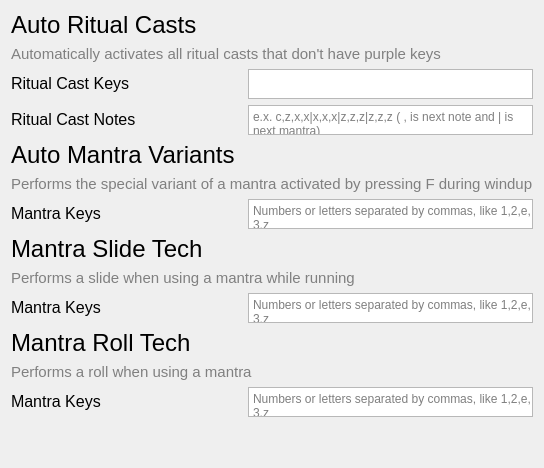
         <widget class="QWidget" name="mantrasPage">
          <layout class="QGridLayout" name="gridLayout_6">
           <item row="15" column="0" colspan="2">
            <spacer name="verticalSpacer_3">
             <property name="orientation">
              <enum>Qt::Orientation::Vertical</enum>
             </property>
             <property name="sizeHint" stdset="0">
              <size>
               <width>20</width>
               <height>40</height>
              </size>
             </property>
            </spacer>
           </item>
           <item row="4" column="0">
            <widget class="QLabel" name="AutoMantraVariants">
             <property name="text">
              <string>&lt;html&gt;&lt;head/&gt;&lt;body&gt;&lt;p&gt;&lt;span style=&quot; font-size:18pt;&quot;&gt;Auto Mantra Variants &lt;/span&gt;&lt;/p&gt;&lt;/body&gt;&lt;/html&gt;</string>
             </property>
            </widget>
           </item>
           <item row="2" column="1">
            <widget class="QPlainTextEdit" name="plainTextEdit_10">
             <property name="maximumSize">
              <size>
               <width>16777215</width>
               <height>30</height>
              </size>
             </property>
             <property name="styleSheet">
              <string notr="true"/>
             </property>
             <property name="plainText">
              <string/>
             </property>
             <property name="placeholderText">
              <string>Numbers or letters separated by commas, like 1,2,e,3,z</string>
             </property>
            </widget>
           </item>
           <item row="8" column="0" colspan="2">
            <widget class="QLabel" name="label_46">
             <property name="font">
              <font>
               <pointsize>11</pointsize>
              </font>
             </property>
             <property name="styleSheet">
              <string notr="true">color:grey;</string>
             </property>
             <property name="text">
              <string>Performs a slide when using a mantra while running</string>
             </property>
            </widget>
           </item>
           <item row="7" column="0">
            <widget class="QLabel" name="label_7">
             <property name="text">
              <string>&lt;html&gt;&lt;head/&gt;&lt;body&gt;&lt;p&gt;&lt;span style=&quot; font-size:18pt;&quot;&gt;Mantra Slide Tech&lt;/span&gt;&lt;/p&gt;&lt;/body&gt;&lt;/html&gt;</string>
             </property>
            </widget>
           </item>
           <item row="0" column="0">
            <widget class="QLabel" name="AutoRitualCast">
             <property name="text">
              <string>&lt;html&gt;&lt;head/&gt;&lt;body&gt;&lt;p&gt;&lt;span style=&quot; font-size:18pt;&quot;&gt;Auto Ritual Casts&lt;/span&gt;&lt;/p&gt;&lt;/body&gt;&lt;/html&gt;</string>
             </property>
            </widget>
           </item>
           <item row="12" column="0">
            <widget class="QLabel" name="label_10">
             <property name="text">
              <string>&lt;html&gt;&lt;head/&gt;&lt;body&gt;&lt;p&gt;&lt;span style=&quot; font-size:12pt;&quot;&gt;Mantra Keys&lt;/span&gt;&lt;/p&gt;&lt;/body&gt;&lt;/html&gt;</string>
             </property>
            </widget>
           </item>
           <item row="11" column="0" colspan="2">
            <widget class="QLabel" name="label_47">
             <property name="font">
              <font>
               <pointsize>11</pointsize>
              </font>
             </property>
             <property name="styleSheet">
              <string notr="true">color:grey;</string>
             </property>
             <property name="text">
              <string>Performs a roll when using a mantra</string>
             </property>
            </widget>
           </item>
           <item row="6" column="0">
            <widget class="QLabel" name="AutoMantraVariantsKeysLabel">
             <property name="text">
              <string>&lt;html&gt;&lt;head/&gt;&lt;body&gt;&lt;p&gt;&lt;span style=&quot; font-size:12pt;&quot;&gt;Mantra Keys&lt;/span&gt;&lt;/p&gt;&lt;/body&gt;&lt;/html&gt;</string>
             </property>
            </widget>
           </item>
           <item row="10" column="0">
            <widget class="QLabel" name="label_9">
             <property name="text">
              <string>&lt;html&gt;&lt;head/&gt;&lt;body&gt;&lt;p&gt;&lt;span style=&quot; font-size:18pt;&quot;&gt;Mantra Roll Tech&lt;/span&gt;&lt;/p&gt;&lt;/body&gt;&lt;/html&gt;</string>
             </property>
            </widget>
           </item>
           <item row="12" column="1">
            <widget class="QPlainTextEdit" name="plainTextEdit_3">
             <property name="minimumSize">
              <size>
               <width>0</width>
               <height>30</height>
              </size>
             </property>
             <property name="maximumSize">
              <size>
               <width>16777215</width>
               <height>30</height>
              </size>
             </property>
             <property name="styleSheet">
              <string notr="true"/>
             </property>
             <property name="placeholderText">
              <string>Numbers or letters separated by commas, like 1,2,e,3,z</string>
             </property>
            </widget>
           </item>
           <item row="2" column="0">
            <widget class="QLabel" name="label_21">
             <property name="text">
              <string>&lt;html&gt;&lt;head/&gt;&lt;body&gt;&lt;p&gt;&lt;span style=&quot; font-size:12pt;&quot;&gt;Ritual Cast Keys&lt;/span&gt;&lt;/p&gt;&lt;/body&gt;&lt;/html&gt;</string>
             </property>
            </widget>
           </item>
           <item row="9" column="1">
            <widget class="QPlainTextEdit" name="plainTextEdit_2">
             <property name="minimumSize">
              <size>
               <width>0</width>
               <height>30</height>
              </size>
             </property>
             <property name="maximumSize">
              <size>
               <width>16777215</width>
               <height>30</height>
              </size>
             </property>
             <property name="styleSheet">
              <string notr="true"/>
             </property>
             <property name="placeholderText">
              <string>Numbers or letters separated by commas, like 1,2,e,3,z</string>
             </property>
            </widget>
           </item>
           <item row="6" column="1">
            <widget class="QPlainTextEdit" name="AutoMantraVariantsKeysArea">
             <property name="minimumSize">
              <size>
               <width>0</width>
               <height>30</height>
              </size>
             </property>
             <property name="maximumSize">
              <size>
               <width>16777215</width>
               <height>30</height>
              </size>
             </property>
             <property name="styleSheet">
              <string notr="true"/>
             </property>
             <property name="placeholderText">
              <string>Numbers or letters separated by commas, like 1,2,e,3,z</string>
             </property>
            </widget>
           </item>
           <item row="9" column="0">
            <widget class="QLabel" name="label_8">
             <property name="text">
              <string>&lt;html&gt;&lt;head/&gt;&lt;body&gt;&lt;p&gt;&lt;span style=&quot; font-size:12pt;&quot;&gt;Mantra Keys&lt;/span&gt;&lt;/p&gt;&lt;/body&gt;&lt;/html&gt;</string>
             </property>
            </widget>
           </item>
           <item row="5" column="0" colspan="2">
            <widget class="QLabel" name="AutoMantraVariantsDescriptor">
             <property name="font">
              <font>
               <pointsize>11</pointsize>
              </font>
             </property>
             <property name="styleSheet">
              <string notr="true">color:grey;</string>
             </property>
             <property name="text">
              <string>Performs the special variant of a mantra activated by pressing F during windup</string>
             </property>
            </widget>
           </item>
           <item row="3" column="0">
            <widget class="QLabel" name="label_22">
             <property name="text">
              <string>&lt;html&gt;&lt;head/&gt;&lt;body&gt;&lt;p&gt;&lt;span style=&quot; font-size:12pt;&quot;&gt;Ritual Cast Notes&lt;/span&gt;&lt;/p&gt;&lt;/body&gt;&lt;/html&gt;</string>
             </property>
            </widget>
           </item>
           <item row="1" column="0" colspan="2">
            <widget class="QLabel" name="label_20">
             <property name="font">
              <font>
               <pointsize>11</pointsize>
              </font>
             </property>
             <property name="styleSheet">
              <string notr="true">color:grey;</string>
             </property>
             <property name="text">
              <string>&lt;html&gt;&lt;head/&gt;&lt;body&gt;&lt;p&gt;Automatically activates all ritual casts that don't have purple keys&lt;/p&gt;&lt;/body&gt;&lt;/html&gt;</string>
             </property>
            </widget>
           </item>
           <item row="3" column="1">
            <widget class="QPlainTextEdit" name="plainTextEdit_11">
             <property name="minimumSize">
              <size>
               <width>0</width>
               <height>30</height>
              </size>
             </property>
             <property name="maximumSize">
              <size>
               <width>16777215</width>
               <height>30</height>
              </size>
             </property>
             <property name="styleSheet">
              <string notr="true"/>
             </property>
             <property name="placeholderText">
              <string>e.x. c,z,x,x|x,x,x|z,z,z|z,z,z ( , is next note and | is next mantra)</string>
             </property>
            </widget>
           </item>
          </layout>
         </widget>
